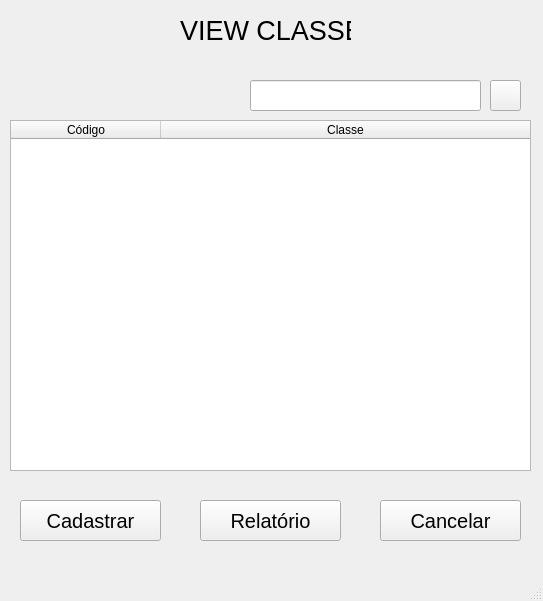
<?xml version="1.0" encoding="UTF-8"?>
<ui version="4.0">
 <class>MainWindow</class>
 <widget class="QMainWindow" name="MainWindow">
  <property name="geometry">
   <rect>
    <x>0</x>
    <y>0</y>
    <width>543</width>
    <height>601</height>
   </rect>
  </property>
  <property name="windowTitle">
   <string>MainWindow</string>
  </property>
  <widget class="QWidget" name="centralwidget">
   <widget class="QTableWidget" name="tb_Classeview">
    <property name="geometry">
     <rect>
      <x>10</x>
      <y>120</y>
      <width>521</width>
      <height>351</height>
     </rect>
    </property>
    <attribute name="horizontalHeaderDefaultSectionSize">
     <number>150</number>
    </attribute>
    <attribute name="horizontalHeaderHighlightSections">
     <bool>true</bool>
    </attribute>
    <attribute name="horizontalHeaderMinimumSectionSize">
     <number>39</number>
    </attribute>
    <attribute name="horizontalHeaderStretchLastSection">
     <bool>true</bool>
    </attribute>
    <column>
     <property name="text">
      <string>Código</string>
     </property>
    </column>
    <column>
     <property name="text">
      <string>Classe</string>
     </property>
     <property name="textAlignment">
      <set>AlignCenter</set>
     </property>
    </column>
   </widget>
   <widget class="QPushButton" name="btnConsultar">
    <property name="geometry">
     <rect>
      <x>490</x>
      <y>80</y>
      <width>31</width>
      <height>31</height>
     </rect>
    </property>
    <property name="text">
     <string/>
    </property>
    <property name="icon">
     <iconset>
      <normaloff>btnPesquisar.png</normaloff>btnPesquisar.png</iconset>
    </property>
   </widget>
   <widget class="QLabel" name="txtClasseview">
    <property name="geometry">
     <rect>
      <x>180</x>
      <y>0</y>
      <width>171</width>
      <height>61</height>
     </rect>
    </property>
    <property name="font">
     <font>
      <pointsize>20</pointsize>
     </font>
    </property>
    <property name="text">
     <string>VIEW CLASSE</string>
    </property>
   </widget>
   <widget class="QLineEdit" name="edtConsultar">
    <property name="geometry">
     <rect>
      <x>250</x>
      <y>80</y>
      <width>231</width>
      <height>31</height>
     </rect>
    </property>
   </widget>
   <widget class="QPushButton" name="btnCadastrar">
    <property name="geometry">
     <rect>
      <x>20</x>
      <y>500</y>
      <width>141</width>
      <height>41</height>
     </rect>
    </property>
    <property name="font">
     <font>
      <pointsize>15</pointsize>
     </font>
    </property>
    <property name="text">
     <string>Cadastrar</string>
    </property>
   </widget>
   <widget class="QPushButton" name="btnCancelar">
    <property name="geometry">
     <rect>
      <x>380</x>
      <y>500</y>
      <width>141</width>
      <height>41</height>
     </rect>
    </property>
    <property name="font">
     <font>
      <pointsize>15</pointsize>
     </font>
    </property>
    <property name="text">
     <string>Cancelar</string>
    </property>
   </widget>
   <widget class="QPushButton" name="btnRelatorio">
    <property name="geometry">
     <rect>
      <x>200</x>
      <y>500</y>
      <width>141</width>
      <height>41</height>
     </rect>
    </property>
    <property name="font">
     <font>
      <pointsize>15</pointsize>
     </font>
    </property>
    <property name="text">
     <string>Relatório</string>
    </property>
   </widget>
  </widget>
  <widget class="QMenuBar" name="menubar">
   <property name="geometry">
    <rect>
     <x>0</x>
     <y>0</y>
     <width>543</width>
     <height>21</height>
    </rect>
   </property>
  </widget>
  <widget class="QStatusBar" name="statusbar"/>
 </widget>
 <resources/>
 <connections/>
</ui>
